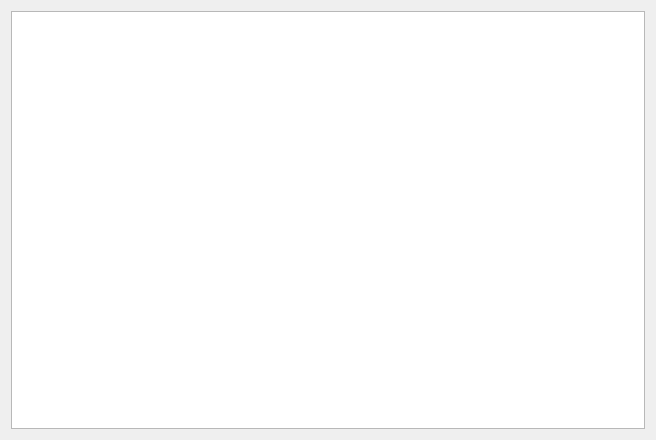
<?xml version="1.0" encoding="UTF-8"?>
<ui version="4.0">
 <class>MainWindow</class>
 <widget class="QMainWindow" name="MainWindow">
  <property name="geometry">
   <rect>
    <x>0</x>
    <y>0</y>
    <width>656</width>
    <height>440</height>
   </rect>
  </property>
  <property name="windowTitle">
   <string>MainWindow</string>
  </property>
  <widget class="QWidget" name="centralWidget">
   <layout class="QGridLayout" name="gridLayout">
    <item row="0" column="0">
     <widget class="QGraphicsView" name="graphicsView"/>
    </item>
   </layout>
  </widget>
 </widget>
 <layoutdefault spacing="6" margin="11"/>
 <resources/>
 <connections/>
</ui>
